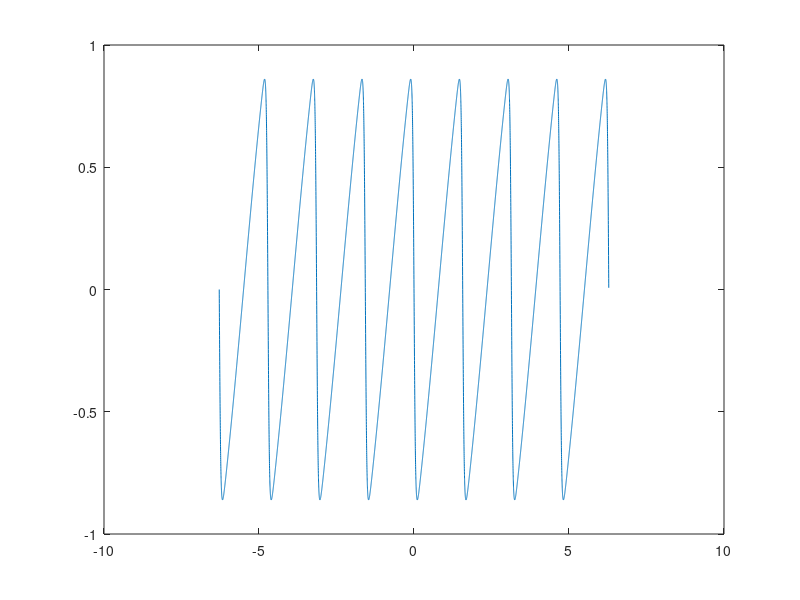

This chart was generated by the following MATLAB code: (Note: this script raises an error after producing the figure.)
clear all
close all
clc

%phase offset costas
phase_offsets = -2*pi:0.001:2*pi;
input = exp(j*phase_offsets);

% gather the signs
im_sign = tanh(20*imag(input));
re_sign = tanh(20*real(input));
            
% come up with metric for phase error
phase_estimate_costas = imag(input).*re_sign - real(input).*im_sign;
figure
plot(phase_offsets,phase_estimate_costas);

%phase offset decision directed
phase_offsets = -2*pi:0.001:2*pi;
input = exp(j*phase_offsets);

%demodulate
for i=1:length(phase_offsets)
    [bit,symbol] = qpsk_demod(real(input(i)),imag(input(i)));
    symbols(i) = symbol;
end
% come up with metric for phase error
phase_estimate_ddr = asin(imag(input.*conj(symbols))./(abs(input).*abs(symbols)));
figure
plot(phase_offsets,phase_estimate_ddr);

%freq offset both
n=1
for t=1:0.1:10
   freq_offsets(n) = 10*t;
   n=n+1;
end

input = exp(j*freq_offsets);

% come up with metric for freq error
a = atan(imag(input)./real(input));
freq_estimate = diff(a)/0.1;
figure
plot(freq_offsets(1:length(freq_offsets)-1),freq_estimate);